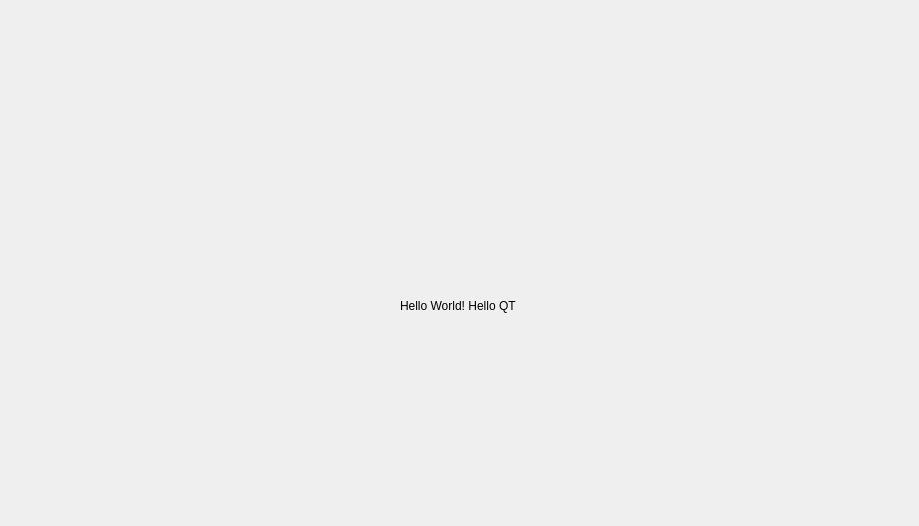
<?xml version="1.0" encoding="UTF-8"?>
<ui version="4.0">
 <class>HelloDialog</class>
 <widget class="QWidget" name="HelloDialog">
  <property name="geometry">
   <rect>
    <x>0</x>
    <y>0</y>
    <width>919</width>
    <height>526</height>
   </rect>
  </property>
  <property name="windowTitle">
   <string>HelloDialog</string>
  </property>
  <widget class="QLabel" name="label">
   <property name="geometry">
    <rect>
     <x>400</x>
     <y>240</y>
     <width>301</width>
     <height>131</height>
    </rect>
   </property>
   <property name="text">
    <string>Hello World! Hello QT</string>
   </property>
  </widget>
 </widget>
 <layoutdefault spacing="6" margin="11"/>
 <resources/>
 <connections/>
</ui>
